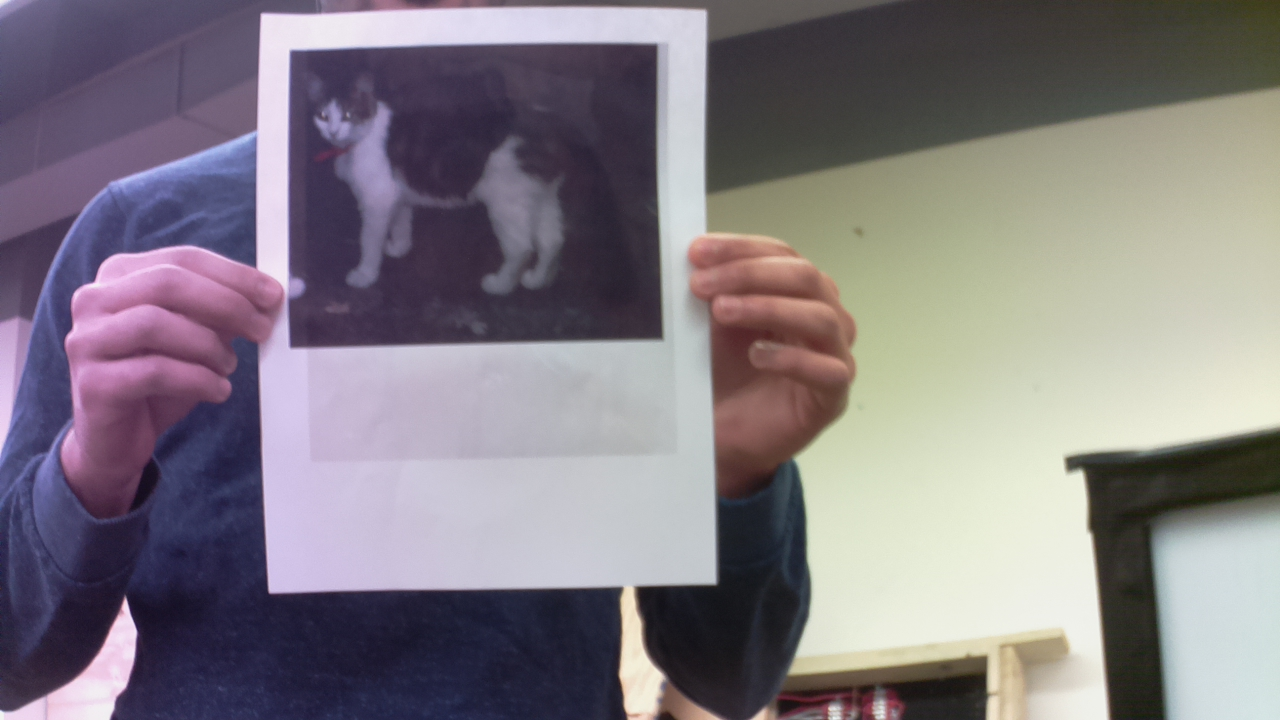
#> input picture Training set/image29.jpg, 1280 x 720 px, found by its file name
$ python 'simple shape detection.py'
#> lines starting #> are read from the running program, lines starting #| are printed output that depends on the picture; after the words box and inside, x2 and y2 are one past the last pixel; in counts of white or black regions, pixels touching at a corner belong together
import cv2
import numpy as np


# [23 lines left out: function center_crop, not called in this run]


img = cv2.imread("C:/Users/farsh/Documents/GitHub/Cat_Or_NotCat/Training set/image29.jpg", cv2.IMREAD_GRAYSCALE)
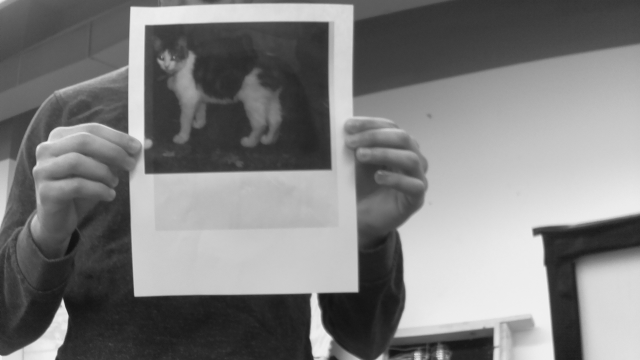
#> img: shape (720, 1280) (shown at 1/2 size); min 16, max 242, mean 126.8
width = img.shape[1]
height = img.shape[0]
print(width)
#| 1280
print(height)
#| 720
#img = center_crop(img, 500, 500)
_, threshold = cv2.threshold(img, 150, 255, cv2.THRESH_BINARY)
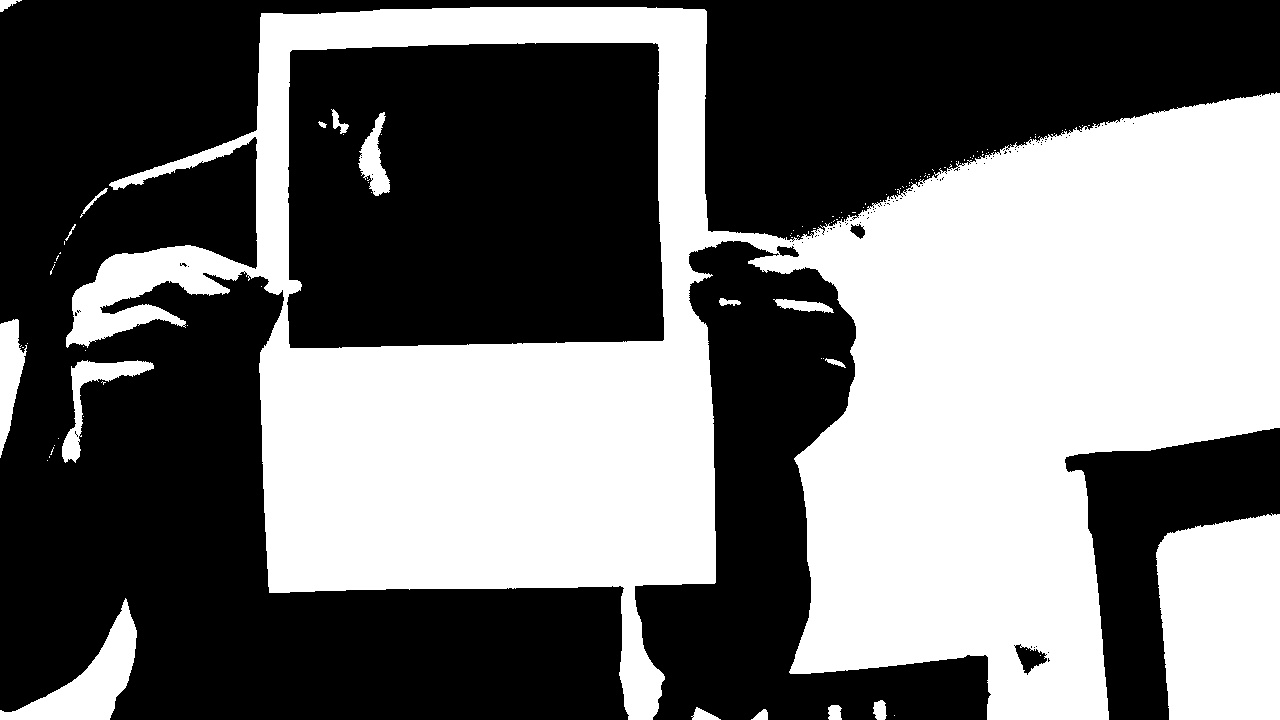
#> threshold: shape (720, 1280); 43.7% white; 113 white regions (95 under 20 px)
contours, _ = cv2.findContours(threshold, cv2.RETR_TREE, cv2.CHAIN_APPROX_SIMPLE)
#> contours = 299 contours, 278 with area under 20; largest, box (x1, y1, x2, y2) and area: (66, 7, 1280, 720) 475368, (286, 42, 665, 349) 111468, (1156, 513, 1280, 720) 22800, (0, 598, 137, 720) 5422, (0, 319, 27, 458) 1961

font = cv2.FONT_HERSHEY_COMPLEX

for cnt in contours:
    approx = cv2.approxPolyDP(cnt, 0.01*cv2.arcLength(cnt, True), True)
    cv2.drawContours(img, [approx], 0, (0), 5)
    x = approx.ravel()[0]
    y = approx.ravel()[1]

    if len(approx) == 4:
        cv2.putText(img, "Rectangle", (x, y), font, 1, (0))
#> this loop made 299 passes
#> (x, y) on passes 1 to 3: (894, 715), (765, 709), (691, 716)
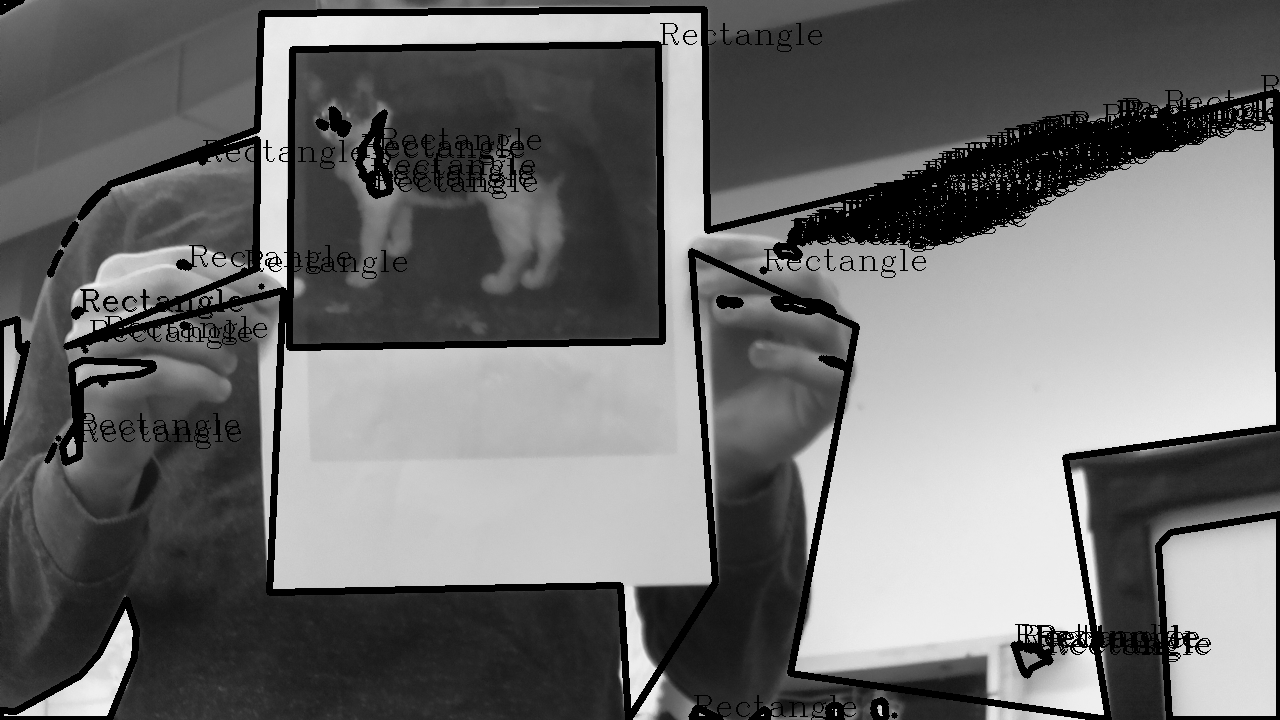
#> img: shape (720, 1280); 10.6% of pixels changed, all inside (x1, y1, x2, y2) = (0, 0, 1280, 720)

cv2.imshow("shapes", img)
cv2.imshow("Threshold", threshold)
cv2.waitKey(0)
cv2.destroyAllWindows()

$ run again, with Training set/image0.jpg copied over Training set/image29.jpg
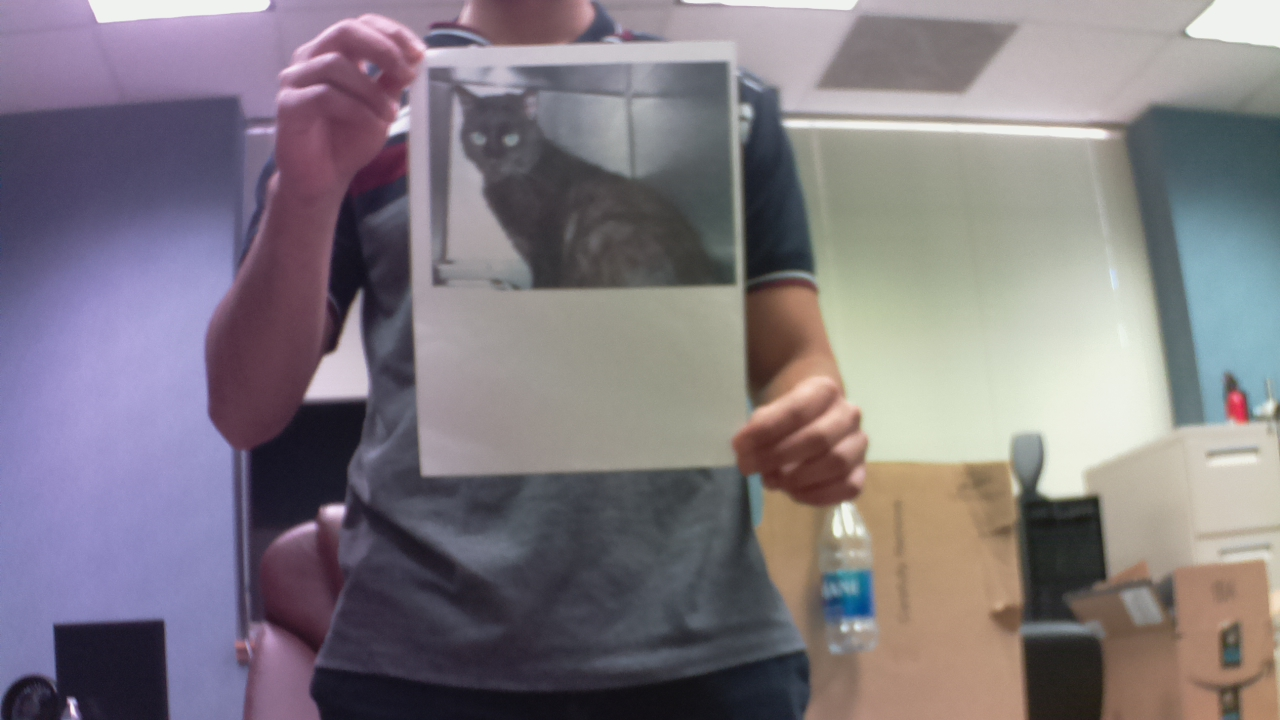
#> input picture Training set/image0.jpg, 1280 x 720 px, found by its file name
#| 1280
#| 720
#> `_, threshold = cv2.threshold(img, 150, 255, cv2.THRESH_BINARY)`:
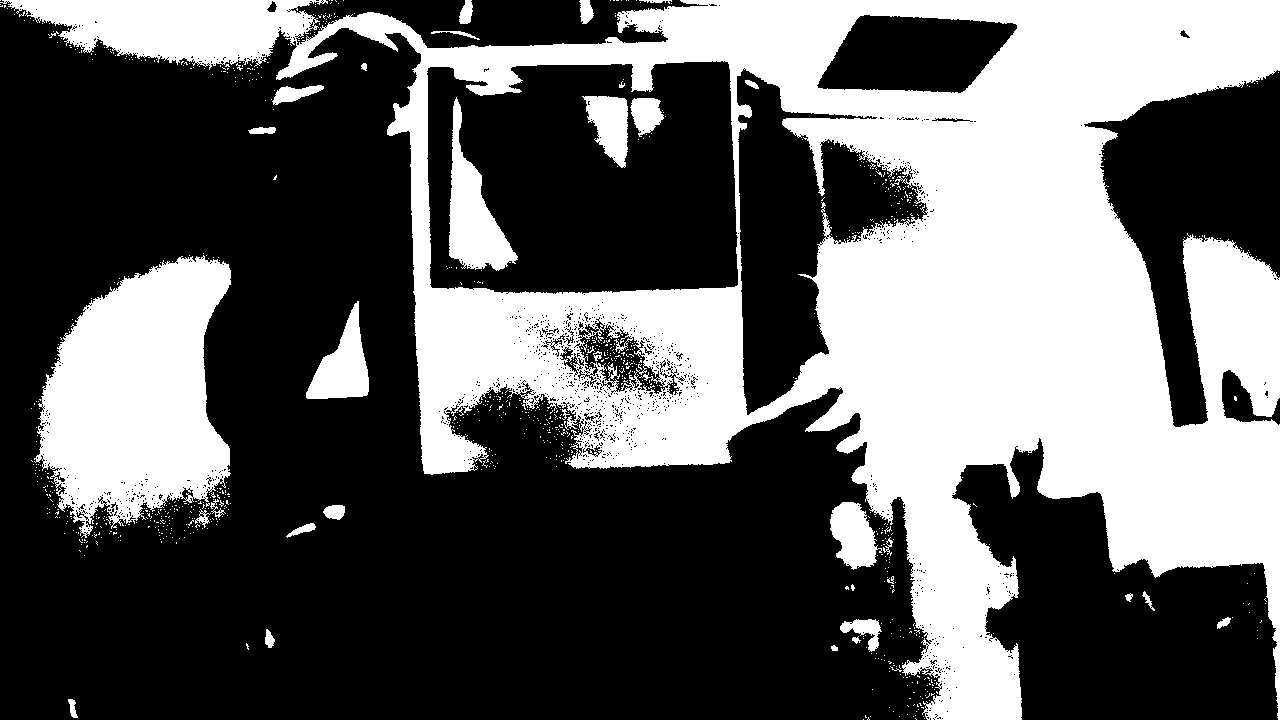
#> threshold: shape (720, 1280); 37.9% white; 971 white regions (937 under 20 px)
#> contours = 3010 contours, 2933 with area under 20; largest, box (x1, y1, x2, y2) and area: (0, 0, 1280, 720) 403022, (426, 60, 739, 295) 67396, (34, 255, 231, 538) 36682, (736, 68, 928, 416) 29750, (816, 14, 1018, 94) 11582
#> the loop `for cnt in contours:` made 3010 passes
#> (x, y) on passes 1, 2, 4: (863, 719), (924, 718), (868, 717)
#> after the loop `for cnt in contours:`:
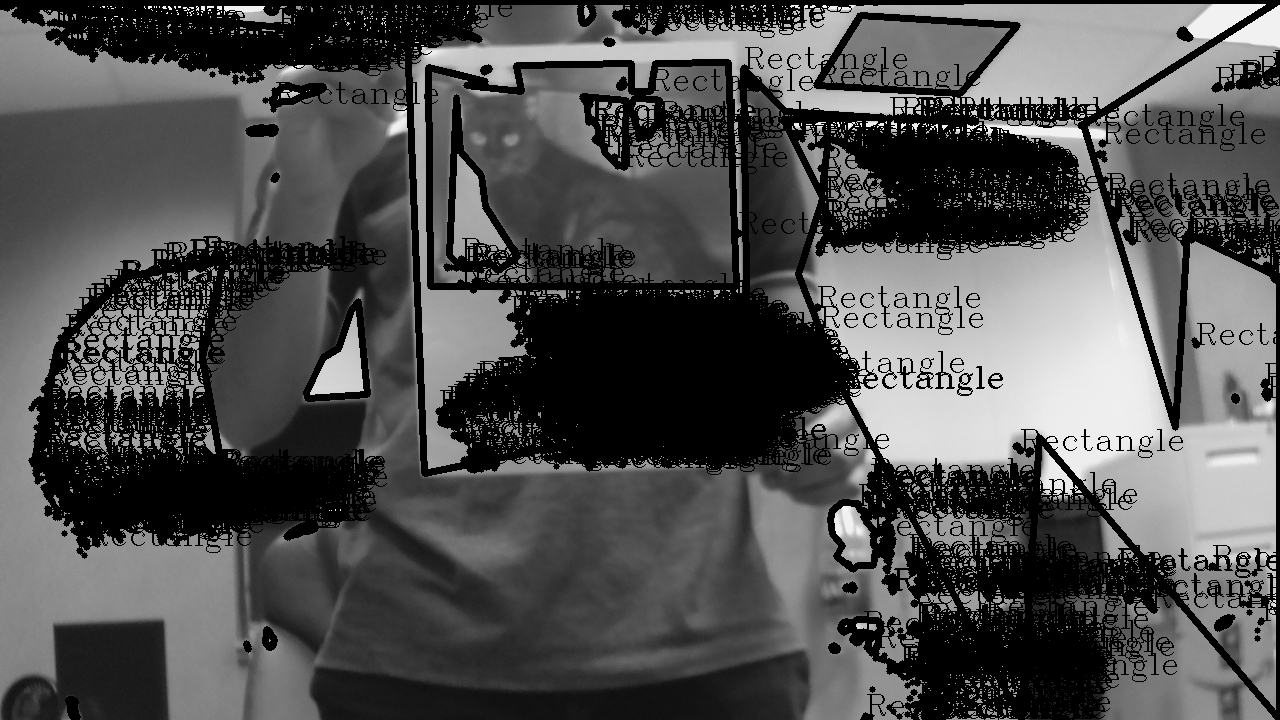
#> img: shape (720, 1280); min 0, max 242, mean 81

$ run again, with Training set/image1.jpg copied over Training set/image29.jpg
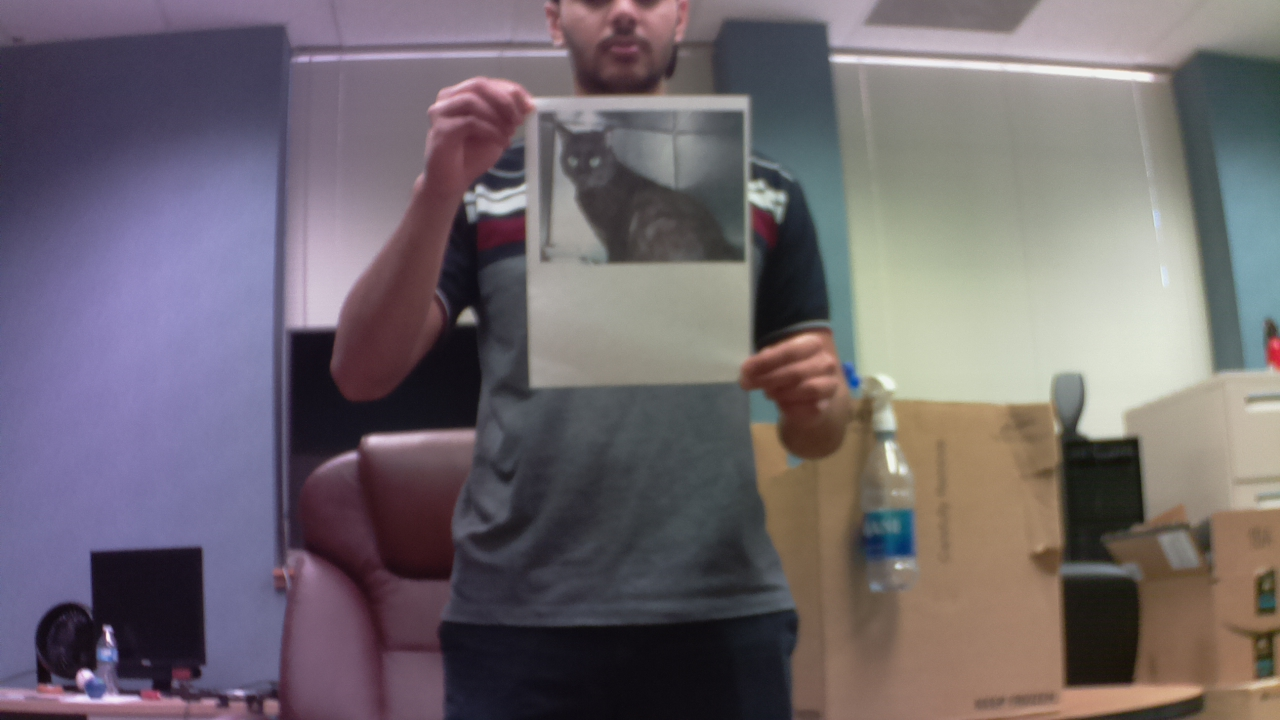
#> input picture Training set/image1.jpg, 1280 x 720 px, found by its file name
#| 1280
#| 720
#> `_, threshold = cv2.threshold(img, 150, 255, cv2.THRESH_BINARY)`:
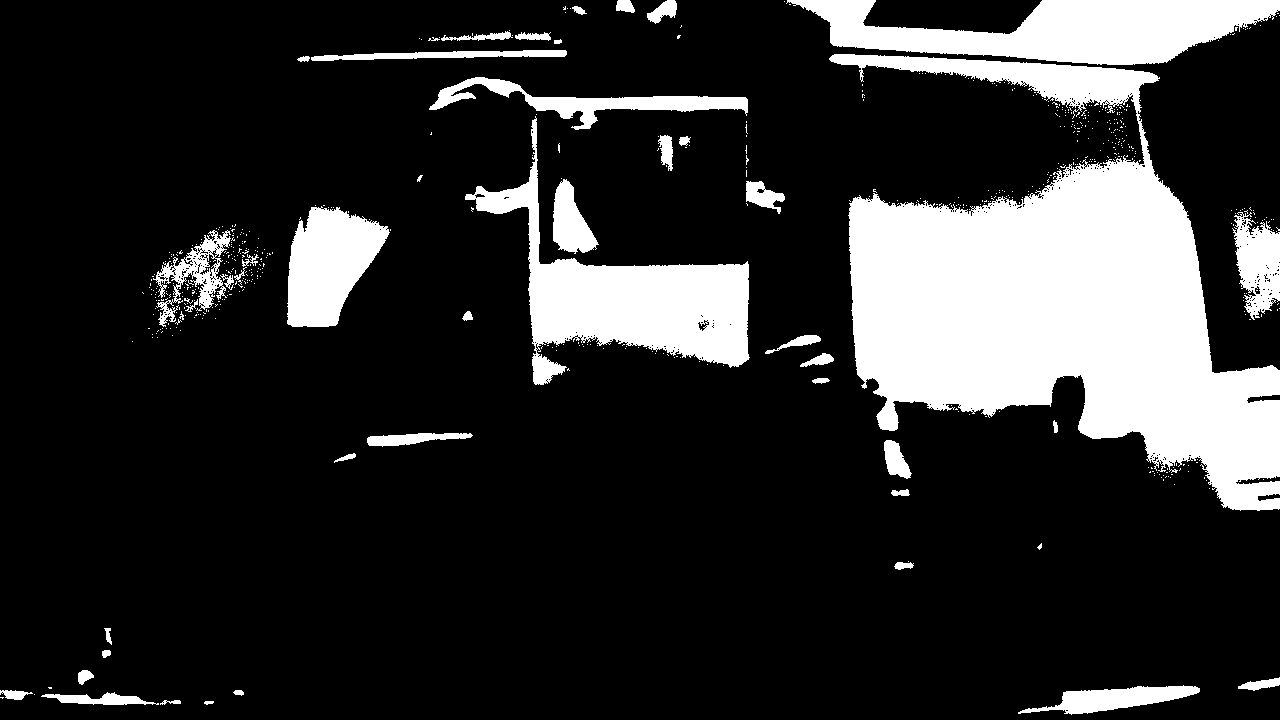
#> threshold: shape (720, 1280); 18.4% white; 628 white regions (582 under 20 px)
#> contours = 1222 contours, 1173 with area under 20; largest, box (x1, y1, x2, y2) and area: (829, 54, 1280, 511) 95475, (465, 116, 750, 385) 21076, (786, 0, 1280, 65) 18246, (287, 206, 390, 327) 7984, (429, 77, 748, 130) 3982
#> the loop `for cnt in contours:` made 1222 passes
#> (x, y) on passes 1, 2, 6: (204, 703), (160, 704), (34, 694)
#> after the loop `for cnt in contours:`:
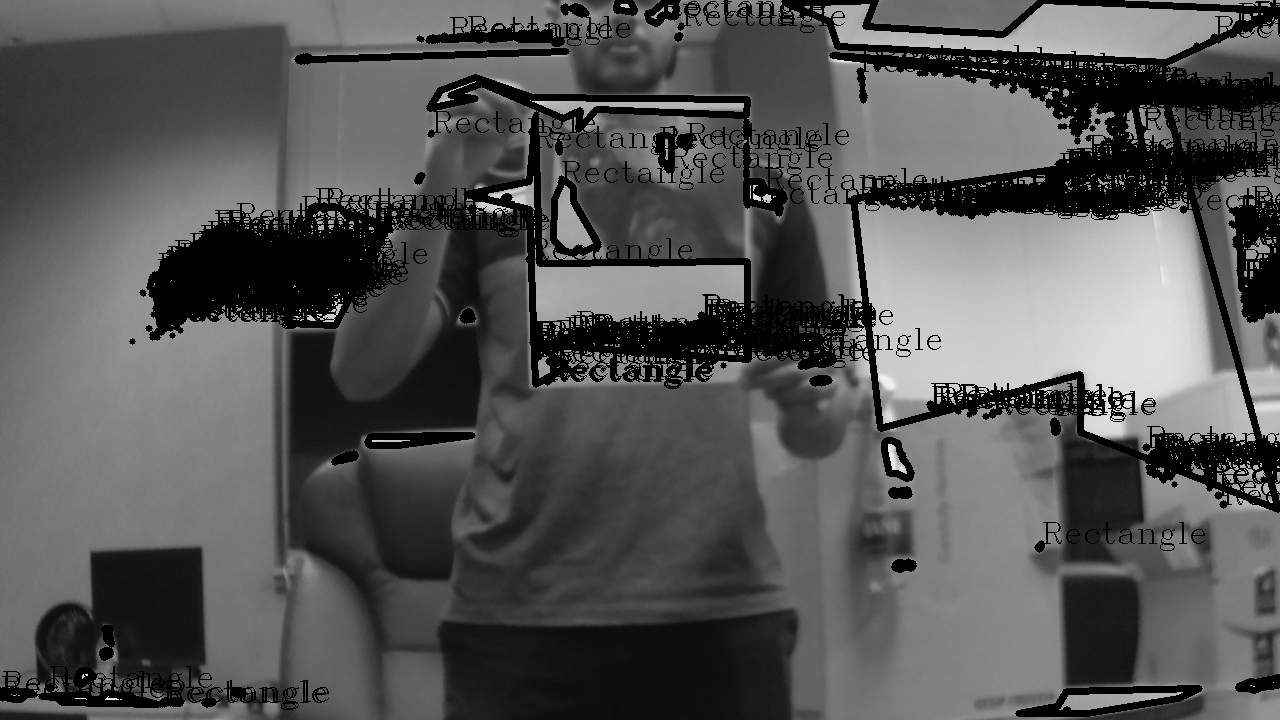
#> img: shape (720, 1280); min 0, max 242, mean 85
